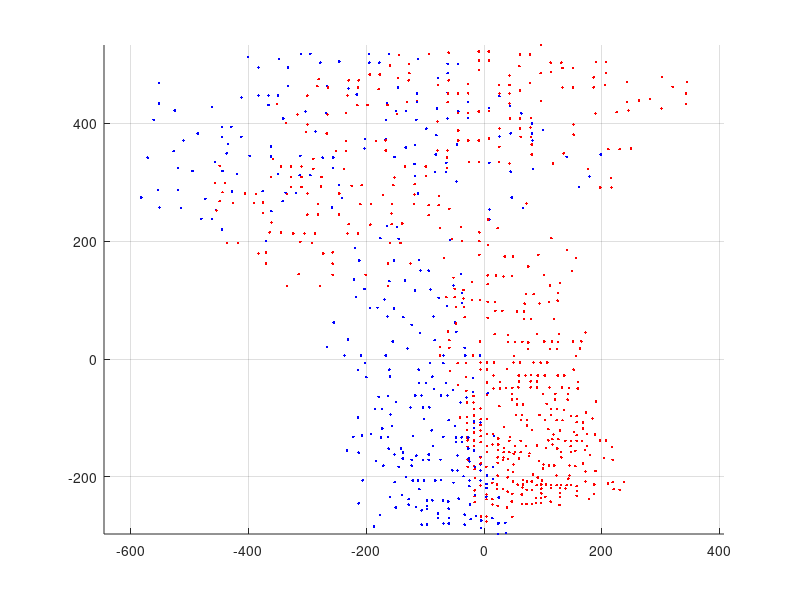

This chart was generated by the following MATLAB code: (Note: this script raises an error after producing the figure.)
addpath('../0.utils');

load('Corr3D.mat')


%% Plot model (reference) and data (to be aligned)
figure(), hold on; 
plot3(model_i(:,1), model_i(:,2), model_i(:,3), 'b.');
plot3(data_i(:,1), data_i(:,2), data_i(:,3), 'r.');
grid on
axis equal


%% Find rigid transformation and plot result
[~, R, t] = absolute_orientation(model_i, data_i);
G = [R t; zeros(1,3) 1];
data_out = (R*data_i'+t)';

figure(), hold on;
plot3(model_i(:,1), model_i(:,2), model_i(:,3), 'b.');
plot3(data_out(:,1), data_out(:,2), data_out(:,3), 'r.');
grid on
axis equal
